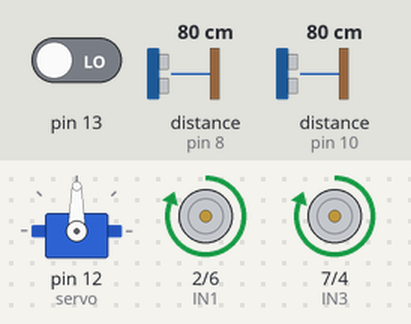
The sketch below on a simulated Arduino Uno, built with avr-gcc and run on an emulated ATmega328P. Shown: servo, motor-driver pin pairs drawn as motors (green arrow = first pin HIGH = forward, orange = second pin HIGH = backward, longer = more drive, scaled by the enable pin). Wiring (inferred from the names in the program): 2 × ultrasonic range finder: trigger pin 9, echo pin 8 / trigger pin 11, echo pin 10. The inputs (shaded band) are chosen by the test bench; at power-on: distance to the obstacle (sensors on pin 8, pin 10) 80 cm, pin 13 LOW. The echo pulse lasts 58.3 µs per cm.

Above: at 1.2 s.
1.3 s: distance to the obstacle (sensor on pin 8) set to 23 cm
5.4 s: distance to the obstacle (sensor on pin 8) set to 19 cm
At 7.0 s:
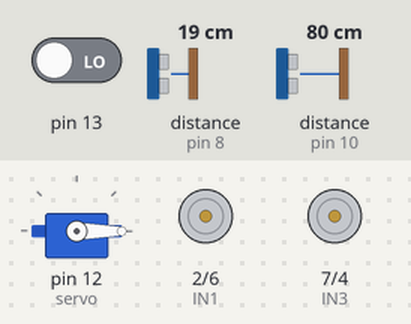
9.5 s: distance to the obstacle (sensor on pin 10) set to 84 cm
13.6 s: pin 13 driven HIGH
At 17.0 s:
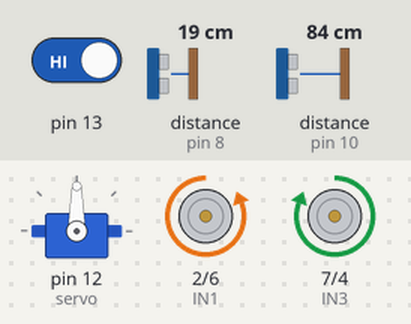
17.6 s: pin 13 driven LOW
At 21.2 s:
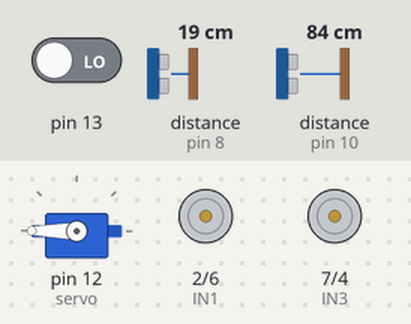
21.7 s: distance to the obstacle (sensor on pin 8) set to 35 cm
At 22.3 s:
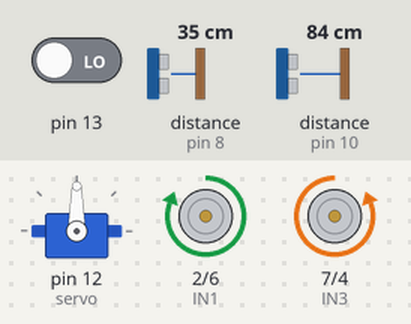
Timing chart, 0 to 24.7 s (numbered marks = the images above; inputs shaded):
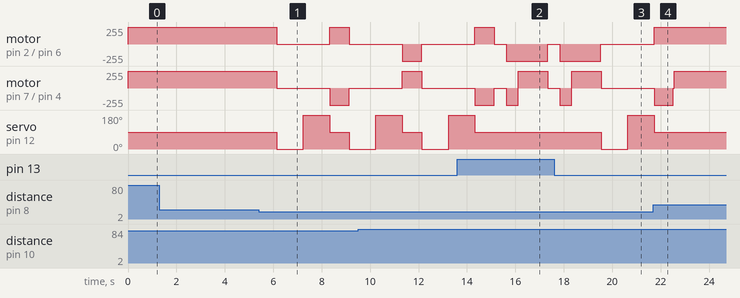

The sketch:

Principal.ino
```cpp
/*Librerías necesarias, motoro h, sensor ultrasonico, ir y servomotor*/
#include "MH.h"
#include "SensorU.h"
#include "SensorIR.h"
#include<Servo.h>
/*Sensores ultrasonicos*/
#define ECHO1 8
#define TRIG1 9
#define ECHO2 10
#define TRIG2 11
/*Motor*/
#define IN1 2 //Adelante
#define IN2 6 //Atras
#define EN1 3//Motor izquierdo
#define IN3 7//Adelante
#define IN4 4//Atras
#define EN2 5//Motor derecho
/*Sensor infrarrojo*/
#define OUT 13
/*Servomotor*/
#define servo 12
/*Declaraciones de objetos de motor h, infrarrojo y ultrasonico*/
MH mh(IN1,IN2,IN3,IN4,EN1,EN2); //Declaraciones de objeto motor h
SensorU S1(ECHO1,TRIG1);//Declaracion del objeto del sensor ultrasonico 1
SensorU S2(ECHO2,TRIG2);//Declaraion del objeto del sensor ultrasonico 2
SensorIR S3(OUT);//Declaracion del sensor infrarrrojo
//Servomotor
Servo servo1; //Declaracion del objeto de servo motor 1
int Pm=500;
int PM=2400;
//Variables del sensor
int derecha;
int izquierda;
int DURACION;
int DISTANCIA;
void setup() {
  // put your setup code here, to run once:
  servo1.attach(servo,Pm,PM);//Inicialización del servo
}//Ir adelante
/*Función de moverse hacia adelante*/
void inicio(){//
    mh.Adelante();//Direccion
    mh.Velocidad(5,5);//Velocidad
  servo1.write(90);//Servomotor se coloca en un angulo recto
  Abajo();//Se checasi no hay caida

}//Medición
void Chequeo(){//Censo de mediciones
  S2.Lectura(); //Lee el sensor ultrasonico de arriba
  if(S2.Lectura() <= 20||S1.Lectura()<=20) {//Sí abmos detectan un bojeto a menos o igual de 20
    mh.Detener();//Detiene el motor h
    servo1.write(0);//se mueve a la derecha el servomotor
    S2.Lectura();//Lee el sensor de arriba lo que hay en la derecha
    derecha=S2.Lectura();//Se guarda en la variable derecha
    delay(1000+derecha);//La demora que toma se suma más lo de la derecha
    servo1.write(180);//El sergomotor gira a la izquierda
    izquierda=S2.Lectura();//El sensor mide y gurada ese valor en la variable de izquierda
    delay(1000+izquierda);//Toma le demora de la izquierda
    servo1.write(90);//EL servomotor vuelve a su lugar de origen
    if(derecha>izquierda){//Si hay mas espacio en la derecha
      mh.giroDerecha();//Gira a la derecha
      mh.Velocidad(5,5);//Con velocidad máxima
      delay(800);//COn una demora de 800 miliosegundos
      Abajo();//Busca si no hay caida
  }
     else{//Si hay más espacio a la izquierda

      mh.giroIzquierda();//Gira a la izquierda
      mh.Velocidad(5,5);//COn velocidad máxima
      delay(800);//Demora de 800 milisegundos
      Abajo();//Busca si no hay nada abajo
   }

  }else{//Si las mediciones están normales, es decir, nesta libre el espacio
    //inicio();
    mh.Detener();    //Se detienen los motores
    derecha=S2.Lectura();//Lee la derecha
    mh.Adelante();//Va hacia adelante
    servo1.write(90);//POscionado el servo a 90 grados
    mh.Velocidad(5,5);//Con velocidad maxima
    delay(1000);//Demora de 1 segundo
    /*
   digitalWrite(IN1, HIGH);
   digitalWrite(IN2, LOW);
    digitalWrite(IN3, HIGH);
   digitalWrite(IN4, LOW);
   */

  }

}//Ver la parte de abajo
void Abajo(){
  if(S3.Ver()==1){//Si hay un valor digital booelano de 1
    mh.Detener();//Se detiene
    delay(500);//Con una demora de 500 milisegundos
    mh.Atras();//Se va hacia atras
    mh.Velocidad(5,5);//COj una veloicdad maxima
    delay(500);//Con una demora de 500 milisegundos
    mh.Detener();//Se detiene
    mh.giroIzquierda();//Gira a la izquierda
    mh.Velocidad(5,5);//Se toma la velocidad maixma
    delay(1200);//COn una demora de 1200 milisegundos
  }
}//Codigo principal
void loop() {
  inicio();
  Chequeo();
  Abajo();
}
```

MH.cpp
```cpp
#include "MH.h"
    MH::MH(byte IN1,byte IN2, byte IN3, byte IN4, byte EN1, byte EN2){
      /*Instancias de los punteros de cada salida*/
      this ->IN1=IN1;
      this ->IN2=IN2;
      this ->IN3=IN3;
      this ->IN4=IN4;
      this ->EN1=EN1;
      this ->EN2=EN2;
      init();
    }
 void MH::init(){
    pinMode(IN1,OUTPUT);
    pinMode(IN2,OUTPUT);
    pinMode(EN1,OUTPUT);
     pinMode(IN3,OUTPUT);
    pinMode(IN4,OUTPUT);
    pinMode(EN2,OUTPUT);
    Detener();
  }

void MH::Detener(){
  digitalWrite(IN1,0);
  digitalWrite(IN2,0);
  digitalWrite(IN3,0);
  digitalWrite(IN4,0);
  analogWrite(EN1,0);
  analogWrite(EN2,0);

}

void  MH::Adelante(){
  digitalWrite(IN1,1);
  digitalWrite(IN3,1);

}
void MH::Velocidad(int R,int L){
  switch (R){
    case 0:
      analogWrite(EN1,0);
      break;
    case 1:
      analogWrite(EN1,51);
      break;
    case 2:
      analogWrite(EN1,102);
      break;
    case 3:
      analogWrite(EN1,153);
      break;
    case 4:
      analogWrite(EN1,204);
      break;
    case 5:
       analogWrite(EN1,255);
       break;
    }
    switch (L){
      case 0:
        analogWrite(EN2,0);
        break;
      case 1:
        analogWrite(EN2,51);
        break;
      case 2:
        analogWrite(EN2,102);
        break;
      case 3:
        analogWrite(EN2,153);
        break;
      case 4:
        analogWrite(EN2,204);
        break;
      case 5:
        analogWrite(EN2,255);
        break;
    }

  }
  void MH::giroIzquierda(){
    digitalWrite(IN2,1);
    digitalWrite(IN3,1);
  }

  void MH::giroDerecha(){
    digitalWrite(IN1,1);
    digitalWrite(IN4,1);
  }
  void MH::Atras(){
    digitalWrite(IN2,1);
    digitalWrite(IN4,1);
  }
```

MH.h
```cpp
#ifndef _MH_H
#define _MH_H
#include <Arduino.h>
    class MH{
  private:
    byte IN1,IN2,IN3,IN4;
    byte EN1,EN2;
  public:
    MH(byte IN1,byte IN2, byte IN3, byte IN4, byte EN1, byte EN2);
    void init();

    void Detener();

    void  Adelante();
    void Velocidad(int R,int L);
    void giroDerecha();
    void giroIzquierda();
    void Atras();
};
#endif
```

SensorIR.cpp
```cpp
#include "SensorIR.h"
    SensorIR::SensorIR(int pin){
      this-> pin=pin;
      init();
    }
    void SensorIR::init(){
      pinMode(pin,INPUT);
    }
     bool SensorIR::Ver(){
      ESTADO=digitalRead(pin);
      return ESTADO;
    }
```

SensorIR.h
```cpp
#ifndef _Sensor_IR
#define _Sensor_IR
#include<Arduino.h>
class SensorIR{
  private:
    byte pin;
    bool ESTADO;
  public:
    SensorIR(int pin);
    void init();
     bool Ver();
};
#endif
```

SensorU.cpp
```cpp
#include "SensorU.h"
    SensorU::SensorU(int ECHO,int TRIG){
      this-> TRIG=TRIG;
      this-> ECHO=ECHO;
      init();
    }
    void SensorU::init(){
      pinMode(TRIG,OUTPUT);
      pinMode(ECHO,INPUT);
    }
    int SensorU::Lectura(){
      digitalWrite(TRIG,HIGH);
      delay(1);
      digitalWrite(TRIG,LOW);
      DURACION=pulseIn(ECHO,HIGH);
      DISTANCIA=DURACION /58.2;
      return DISTANCIA;
    }
```

SensorU.h
```cpp
#ifndef _Sensor_U
#define _Sensor_U
#include<Arduino.h>
class SensorU{
  private:
    byte TRIG,ECHO;
    int DURACION,DISTANCIA;
  public:
    SensorU(int ECHO,int TRIG);
    void init();
    int Lectura();

};
#endif
```

Measured:
- the behaviour switches between 22 and 21 cm on distance to the obstacle (sensor on pin 8) (found by bisection; images 0 and 1)
- after the input at 5.4 s, motor on pin 2 (IN1) / pin 6 (IN2): forward 255/255 → stopped after 0.75 s, → forward 255/255 2.2 s later, → stopped 0.82 s later; motor on pin 7 (IN3) / pin 4 (IN4): forward 255/255 → stopped after 0.75 s, → backward 255/255 2.2 s later, → stopped 0.80 s later
- after the input at 13.6 s, servo on pin 12 (servo): goes on until 14.3 s, then stays 90°
- after the input at 17.6 s, motor on pin 2 (IN1) / pin 6 (IN2), motor on pin 7 (IN3) / pin 4 (IN4): goes on until 19.5 s, then stays stopped; servo on pin 12 (servo): 90° → 0° after 1.9 s, → 180° 1.1 s later
- after the input at 21.7 s, motor on pin 2 (IN1) / pin 6 (IN2): goes on until 21.7 s, then stays forward 255/255; servo on pin 12 (servo): goes on until 21.7 s, then stays 90°
